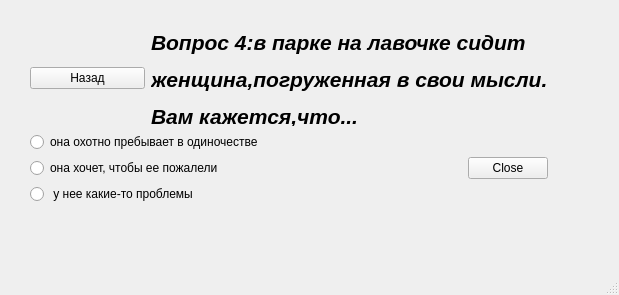
<?xml version="1.0" encoding="UTF-8"?>
<ui version="4.0">
 <class>Test_1q4</class>
 <widget class="QMainWindow" name="Test_1q4">
  <property name="geometry">
   <rect>
    <x>0</x>
    <y>0</y>
    <width>619</width>
    <height>295</height>
   </rect>
  </property>
  <property name="windowTitle">
   <string>MainWindow</string>
  </property>
  <widget class="QWidget" name="centralwidget">
   <widget class="QWidget" name="">
    <property name="geometry">
     <rect>
      <x>30</x>
      <y>30</y>
      <width>518</width>
      <height>174</height>
     </rect>
    </property>
    <layout class="QGridLayout" name="gridLayout">
     <item row="0" column="0" colspan="2">
      <layout class="QHBoxLayout" name="horizontalLayout_2">
       <item>
        <widget class="QPushButton" name="backButton_for_q3">
         <property name="text">
          <string>Назад</string>
         </property>
        </widget>
       </item>
       <item>
        <widget class="QLabel" name="label">
         <property name="text">
          <string>&lt;html&gt;&lt;head/&gt;&lt;body&gt;&lt;p&gt;&lt;span style=&quot; font-size:16pt; font-weight:600; font-style:italic;&quot;&gt;Вопрос 4:в парке на лавочке сидит&lt;/span&gt;&lt;/p&gt;&lt;p&gt;&lt;span style=&quot; font-size:16pt; font-weight:600; font-style:italic;&quot;&gt; женщина,погруженная в свои мысли.&lt;/span&gt;&lt;/p&gt;&lt;p&gt;&lt;span style=&quot; font-size:16pt; font-weight:600; font-style:italic;&quot;&gt;Вам кажется,что...&lt;/span&gt;&lt;/p&gt;&lt;/body&gt;&lt;/html&gt;</string>
         </property>
        </widget>
       </item>
      </layout>
     </item>
     <item row="1" column="0">
      <layout class="QVBoxLayout" name="verticalLayout">
       <item>
        <widget class="QRadioButton" name="radioButton_14">
         <property name="text">
          <string>она охотно пребывает в одиночестве</string>
         </property>
        </widget>
       </item>
       <item>
        <widget class="QRadioButton" name="radioButton_24">
         <property name="text">
          <string>она хочет, чтобы ее пожалели</string>
         </property>
        </widget>
       </item>
       <item>
        <widget class="QRadioButton" name="radioButton_34">
         <property name="text">
          <string> у нее какие-то проблемы</string>
         </property>
        </widget>
       </item>
      </layout>
     </item>
     <item row="1" column="1">
      <layout class="QHBoxLayout" name="horizontalLayout">
       <item>
        <spacer name="horizontalSpacer">
         <property name="orientation">
          <enum>Qt::Horizontal</enum>
         </property>
         <property name="sizeHint" stdset="0">
          <size>
           <width>208</width>
           <height>20</height>
          </size>
         </property>
        </spacer>
       </item>
       <item>
        <widget class="QPushButton" name="closeButton_for_Begin">
         <property name="text">
          <string>Close</string>
         </property>
        </widget>
       </item>
      </layout>
     </item>
    </layout>
   </widget>
  </widget>
  <widget class="QMenuBar" name="menubar">
   <property name="geometry">
    <rect>
     <x>0</x>
     <y>0</y>
     <width>619</width>
     <height>21</height>
    </rect>
   </property>
  </widget>
  <widget class="QStatusBar" name="statusbar"/>
 </widget>
 <resources/>
 <connections/>
</ui>
